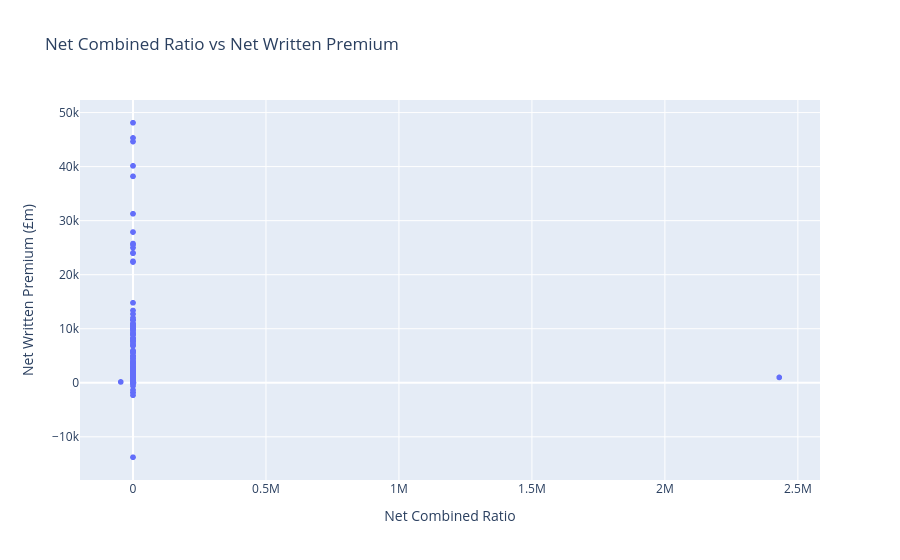

This figure's notebook cell:
### Code cell
fig_combined_vs_nwp.show()

### Figure 1 — Plotly figure (JSON) as saved in the notebook; plotly's stock layout.template omitted (floating-point values rounded to 4 significant figures; data arrays with more than 128 entries replaced by an {"elided": "..."} marker saying what was removed)
{"data": [{"customdata": {"elided": "1625x2 str values"}, "hovertemplate": "Net Combined Ratio=%{x}<br>Net Written Premium (£m)=%{y}<br>Firm=%{customdata[0]}<br>Year=%{customdata[1]}<extra></extra>", "legendgroup": "", "marker": {"color": "#636efa", "symbol": "circle"}, "mode": "markers", "name": "", "showlegend": false, "type": "scattergl", "x": {"elided": "1625 float values"}, "xaxis": "x", "y": {"elided": "1625 float values"}, "yaxis": "y"}], "layout": {"legend": {"tracegroupgap": 0}, "title": {"text": "Net Combined Ratio vs Net Written Premium"}, "xaxis": {"anchor": "y", "domain": [0, 1], "title": {"text": "Net Combined Ratio"}}, "yaxis": {"anchor": "x", "domain": [0, 1], "title": {"text": "Net Written Premium (£m)"}}}}
